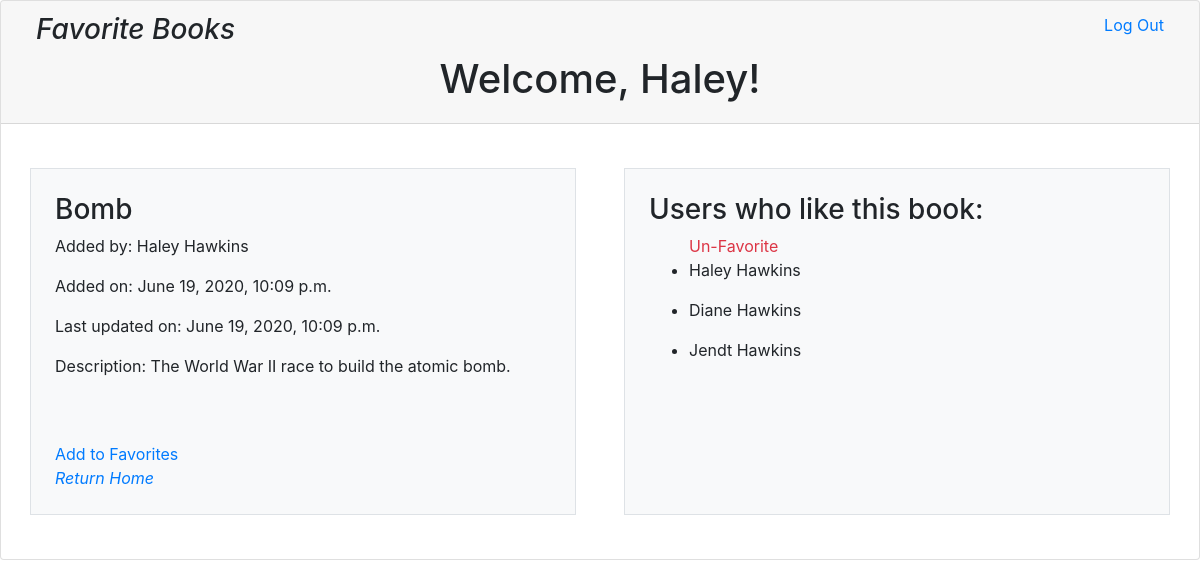
Page /book/3 (signed in) on the committed database.
### book_app/models.py (models this page shows)
class User(models.Model):
    first_name = models.CharField(max_length=255)
    last_name = models.CharField(max_length=255)
    email = models.CharField(max_length=255)
    password = models.CharField(max_length=255)
    created_at = models.DateTimeField(auto_now_add = True)
    updated_at = models.DateTimeField(auto_now = True)
    objects = UserManager()

class Book(models.Model):
    title = models.CharField(max_length=255)
    description = models.TextField()
    uploaded_by = models.ForeignKey(User, related_name="books_uploaded", on_delete = models.CASCADE)
    liked_by = models.ManyToManyField(User, related_name="liked_books")
    created_at = models.DateTimeField(auto_now_add = True)
    updated_at = models.DateTimeField(auto_now = True)
    objects = BookManager()

### book_app/views.py (the view)
# urls.py: path('book/<int:book_id>', views.onebook),
def onebook(request, book_id):
    context = {
        "book": Book.objects.get(id=book_id),
        "user": User.objects.get(id=request.session['user_id']),
    }
    return render (request, 'one_book.html', context)

### book_app/templates/one_book.html (shortened to what this page needs)
<!DOCTYPE html>
<html lang="en">
<head>
    <link rel="stylesheet" href="https://stackpath.bootstrapcdn.com/bootstrap/4.3.1/css/bootstrap.min.css">
</head>
<body>
    <div class="card">
        <div class="card-header">
            <div class="col">
                <a href="/logout"  class="float-right">Log Out</a>
                <h3 class="font-italic">Favorite Books</h3>
            </div>
            <h1 class="text-center">Welcome, {{ user.first_name }}!</h1>
        </div>
        <div class="row card-body">
            <div class="col p-4 bg-light m-4 border">
                {% if user == book.uploaded_by %}
                    <form action="/update/{{ book.id }}" method="post">
                        {% csrf_token %}
                        <input value="{{ book.title }}" type="text" name="title" id="edit_title">
                        <br>
                        <p>Added by: {{ user.first_name}} {{ user.last_name }}</p>
                        <p>Added on: {{ book.created_at }}</p>
                        <p>Last updated on: {{ book.updated_at }}</p>
                        <p>Description:</p>
                        <input value="{{ book.description }}" name="description" type="text" id="edit_description">
                        <br><br>
                        <input type="submit" value="Update" class="btn btn-primary">
                    </form>
                    <br>
                    <form action="/delete/{{ book.id }}" method="post">
                        {%csrf_token%}
                        <input type="submit" value="Delete" class="btn btn-danger">
                    </form>
                {% else %}
                    <h3>{{ book.title }}</h3>
                    <p>Added by: {{ user.first_name}} {{ user.last_name }}</p>
                    <p>Added on: {{ book.created_at }}</p>
                    <p>Last updated on: {{ book.updated_at }}</p>
                    <p>Description: {{ book.description }}</p>
                    <br>
                    <br>
                    <a href="/favorite/{{ book.id }}" name="favorited">Add to Favorites</a>
                {% endif %}
                <br>
                <a href="/success" class="font-italic">Return Home</a>
            </div>
            <div class="col p-4 bg-light m-4 border">
                <h3>Users who like this book:</h3>
                {% for likes in book.liked_by.all %}
                    <ul>
                        {% if likes == user %}
                            <a href="/unfavorite/{{ book.id }}" name="unfavorite" class="text-danger">Un-Favorite</a>
                        {% endif %}
                        <li>{{ likes.first_name }} {{ likes.last_name }}</li>
                    </ul>
                {% endfor %}
            </div>
        </div>
    </div>
</body>
</html>

### rows in the picture
User: first_name "Haley", last_name "Hawkins"
Book: title "Bomb", created_at "June 19, 2020, 10:09 p.m.", updated_at "June 19, 2020, 10:09 p.m.", description "The World War II race to build the atomic bomb."
User: first_name "Diane", last_name "Hawkins"
User: first_name "Jendt", last_name "Hawkins"
